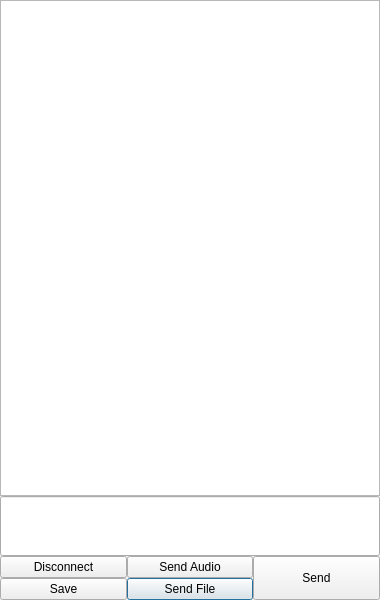
<?xml version="1.0" encoding="UTF-8"?>
<ui version="4.0">
 <author>Bernd Stramm &lt;bernd.stramm@gmail.com&gt;</author>
 <class>ChatContent</class>
 <widget class="QDialog" name="ChatContent">
  <property name="geometry">
   <rect>
    <x>0</x>
    <y>0</y>
    <width>380</width>
    <height>600</height>
   </rect>
  </property>
  <property name="windowTitle">
   <string>Chat</string>
  </property>
  <property name="windowIcon">
   <iconset resource="../dchat.qrc">
    <normaloff>:/dchatlogo.png</normaloff>:/dchatlogo.png</iconset>
  </property>
  <layout class="QGridLayout" name="gridLayout_2">
   <item row="0" column="0">
    <widget class="QTextBrowser" name="textHistory">
     <property name="openLinks">
      <bool>false</bool>
     </property>
    </widget>
   </item>
   <item row="1" column="0">
    <widget class="QLineEdit" name="chatInput">
     <property name="minimumSize">
      <size>
       <width>0</width>
       <height>60</height>
      </size>
     </property>
    </widget>
   </item>
   <item row="2" column="0">
    <layout class="QGridLayout" name="gridLayout">
     <item row="0" column="0" rowspan="2">
      <widget class="QPushButton" name="quitButton">
       <property name="text">
        <string>Disconnect</string>
       </property>
       <property name="autoDefault">
        <bool>false</bool>
       </property>
      </widget>
     </item>
     <item row="1" column="2" rowspan="2">
      <widget class="QPushButton" name="sendFileButton">
       <property name="sizePolicy">
        <sizepolicy hsizetype="Minimum" vsizetype="MinimumExpanding">
         <horstretch>0</horstretch>
         <verstretch>0</verstretch>
        </sizepolicy>
       </property>
       <property name="text">
        <string>Send File</string>
       </property>
      </widget>
     </item>
     <item row="0" column="3" rowspan="3">
      <widget class="QPushButton" name="sendButton">
       <property name="sizePolicy">
        <sizepolicy hsizetype="Minimum" vsizetype="MinimumExpanding">
         <horstretch>0</horstretch>
         <verstretch>0</verstretch>
        </sizepolicy>
       </property>
       <property name="text">
        <string>Send</string>
       </property>
      </widget>
     </item>
     <item row="2" column="0">
      <widget class="QPushButton" name="saveButton">
       <property name="text">
        <string>Save</string>
       </property>
      </widget>
     </item>
     <item row="0" column="2">
      <widget class="QPushButton" name="samButton">
       <property name="text">
        <string>Send Audio</string>
       </property>
      </widget>
     </item>
    </layout>
   </item>
  </layout>
 </widget>
 <layoutdefault spacing="0" margin="0"/>
 <resources>
  <include location="../dchat.qrc"/>
 </resources>
 <connections/>
</ui>
